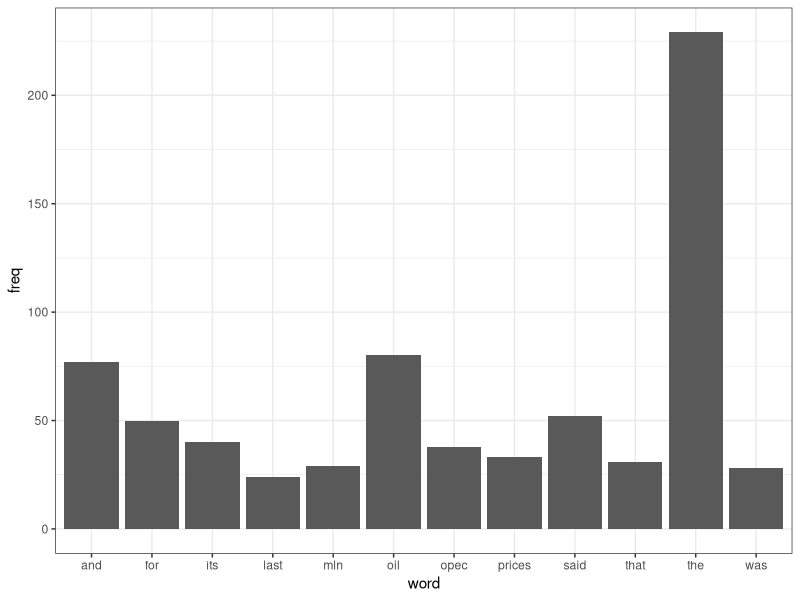

Recreate this plot in R.
## 텍스트 데이터 분석

# 1) text mining 패키지 불러오기

library(tm)

# 2) Crude 데이터 불러오기

data("crude")
tdm <- TermDocumentMatrix(crude)
tdm

# 3) 단어 탐색
inspect(tdm)

# 4) 10회 이상 존재하는 단어만 출력
findFreqTerms(tdm,lowfreq=10)

# 5) oil 단어와 관련 높은 단어 출력
findAssocs(tdm,"oil",0.7)

# 6) 단어빈도 막대 그래프
freq <- sort(rowSums(as.matrix(tdm)), decreasing=TRUE)  
freq

wf <- data.frame(word=names(freq), freq=freq)   
wf

library(ggplot2)   
ggplot(subset(wf, freq>20), aes(word, freq))+ geom_bar(stat="identity")+ theme_bw()
